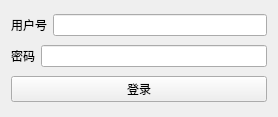
<?xml version="1.0" encoding="UTF-8"?>
<ui version="4.0">
 <class>Login</class>
 <widget class="QWidget" name="Login">
  <property name="geometry">
   <rect>
    <x>0</x>
    <y>0</y>
    <width>278</width>
    <height>117</height>
   </rect>
  </property>
  <property name="windowTitle">
   <string>Form</string>
  </property>
  <layout class="QVBoxLayout" name="verticalLayout">
   <item>
    <layout class="QHBoxLayout" name="horizontalLayout">
     <item>
      <widget class="QLabel" name="label">
       <property name="enabled">
        <bool>true</bool>
       </property>
       <property name="text">
        <string>用户号</string>
       </property>
      </widget>
     </item>
     <item>
      <widget class="QLineEdit" name="user_lineEdit"/>
     </item>
    </layout>
   </item>
   <item>
    <layout class="QHBoxLayout" name="horizontalLayout_2">
     <item>
      <widget class="QLabel" name="label_2">
       <property name="enabled">
        <bool>true</bool>
       </property>
       <property name="sizePolicy">
        <sizepolicy hsizetype="Preferred" vsizetype="Preferred">
         <horstretch>0</horstretch>
         <verstretch>0</verstretch>
        </sizepolicy>
       </property>
       <property name="text">
        <string>密码</string>
       </property>
      </widget>
     </item>
     <item>
      <widget class="QLineEdit" name="password_lineEdit"/>
     </item>
    </layout>
   </item>
   <item>
    <widget class="QPushButton" name="login_pushButton">
     <property name="text">
      <string>登录</string>
     </property>
    </widget>
   </item>
  </layout>
 </widget>
 <tabstops>
  <tabstop>user_lineEdit</tabstop>
  <tabstop>password_lineEdit</tabstop>
  <tabstop>login_pushButton</tabstop>
 </tabstops>
 <resources/>
 <connections/>
</ui>
